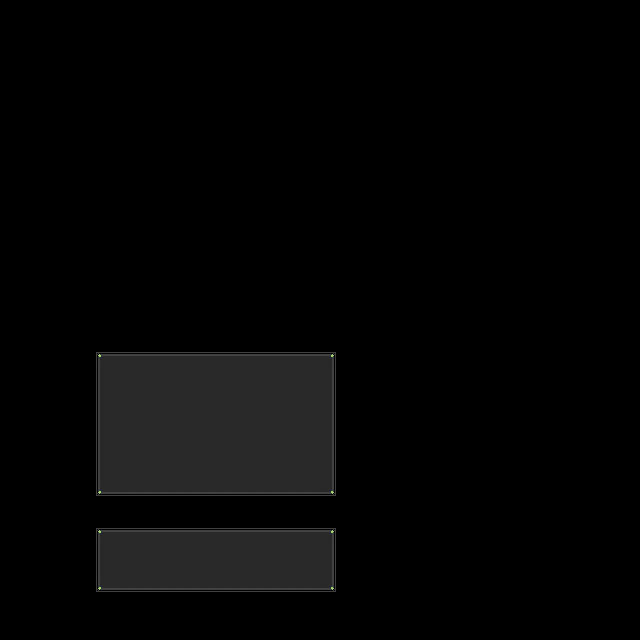

This is a level from a 2D game, rendered from its Tiled map with the project's own tilesets. A one-line summary and the complete map file follow:
An orthogonal 40x40 tile map with 16x16 px tiles, 2 tile layers (dialogue-ui, menu-player-ui), 9 tilesets and 5 objects (dialogue-box-object, statistics-box, feeling-box, player-img-box, lvl-box).

<map version="1.10" tiledversion="1.12.2" orientation="orthogonal" renderorder="right-down" width="40" height="40" tilewidth="16" tileheight="16" infinite="0" nextlayerid="6" nextobjectid="14">
 <tileset firstgid="1" source="dialogue-bottom-left.tsx" />
 <tileset firstgid="2" source="dialogue-bottom-mid.tsx" />
 <tileset firstgid="3" source="dialogue-bottom-right.tsx" />
 <tileset firstgid="4" source="dialogue-mid-left.tsx" />
 <tileset firstgid="5" source="dialogue-mid-mid.tsx" />
 <tileset firstgid="6" source="dialogue-mid-right.tsx" />
 <tileset firstgid="7" source="dialogue-top-left.tsx" />
 <tileset firstgid="8" source="dialogue-top-mid.tsx" />
 <tileset firstgid="9" source="dialogue-top-right.tsx" />
 <layer id="1" name="dialogue-ui" width="40" height="40">
  <data encoding="csv">
0,0,0,0,0,0,0,0,0,0,0,0,0,0,0,0,0,0,0,0,0,0,0,0,0,0,0,0,0,0,0,0,0,0,0,0,0,0,0,0,
0,0,0,0,0,0,0,0,0,0,0,0,0,0,0,0,0,0,0,0,0,0,0,0,0,0,0,0,0,0,0,0,0,0,0,0,0,0,0,0,
0,0,0,0,0,0,0,0,0,0,0,0,0,0,0,0,0,0,0,0,0,0,0,0,0,0,0,0,0,0,0,0,0,0,0,0,0,0,0,0,
0,0,0,0,0,0,0,0,0,0,0,0,0,0,0,0,0,0,0,0,0,0,0,0,0,0,0,0,0,0,0,0,0,0,0,0,0,0,0,0,
0,0,0,0,0,0,0,0,0,0,0,0,0,0,0,0,0,0,0,0,0,0,0,0,0,0,0,0,0,0,0,0,0,0,0,0,0,0,0,0,
0,0,0,0,0,0,0,0,0,0,0,0,0,0,0,0,0,0,0,0,0,0,0,0,0,0,0,0,0,0,0,0,0,0,0,0,0,0,0,0,
0,0,0,0,0,0,0,0,0,0,0,0,0,0,0,0,0,0,0,0,0,0,0,0,0,0,0,0,0,0,0,0,0,0,0,0,0,0,0,0,
0,0,0,0,0,0,0,0,0,0,0,0,0,0,0,0,0,0,0,0,0,0,0,0,0,0,0,0,0,0,0,0,0,0,0,0,0,0,0,0,
0,0,0,0,0,0,0,0,0,0,0,0,0,0,0,0,0,0,0,0,0,0,0,0,0,0,0,0,0,0,0,0,0,0,0,0,0,0,0,0,
0,0,0,0,0,0,0,0,0,0,0,0,0,0,0,0,0,0,0,0,0,0,0,0,0,0,0,0,0,0,0,0,0,0,0,0,0,0,0,0,
0,0,0,0,0,0,0,0,0,0,0,0,0,0,0,0,0,0,0,0,0,0,0,0,0,0,0,0,0,0,0,0,0,0,0,0,0,0,0,0,
0,0,0,0,0,0,0,0,0,0,0,0,0,0,0,0,0,0,0,0,0,0,0,0,0,0,0,0,0,0,0,0,0,0,0,0,0,0,0,0,
0,0,0,0,0,0,0,0,0,0,0,0,0,0,0,0,0,0,0,0,0,0,0,0,0,0,0,0,0,0,0,0,0,0,0,0,0,0,0,0,
0,0,0,0,0,0,0,0,0,0,0,0,0,0,0,0,0,0,0,0,0,0,0,0,0,0,0,0,0,0,0,0,0,0,0,0,0,0,0,0,
0,0,0,0,0,0,0,0,0,0,0,0,0,0,0,0,0,0,0,0,0,0,0,0,0,0,0,0,0,0,0,0,0,0,0,0,0,0,0,0,
0,0,0,0,0,0,0,0,0,0,0,0,0,0,0,0,0,0,0,0,0,0,0,0,0,0,0,0,0,0,0,0,0,0,0,0,0,0,0,0,
0,0,0,0,0,0,0,0,0,0,0,0,0,0,0,0,0,0,0,0,0,0,0,0,0,0,0,0,0,0,0,0,0,0,0,0,0,0,0,0,
0,0,0,0,0,0,0,0,0,0,0,0,0,0,0,0,0,0,0,0,0,0,0,0,0,0,0,0,0,0,0,0,0,0,0,0,0,0,0,0,
0,0,0,0,0,0,0,0,0,0,0,0,0,0,0,0,0,0,0,0,0,0,0,0,0,0,0,0,0,0,0,0,0,0,0,0,0,0,0,0,
0,0,0,0,0,0,0,0,0,0,0,0,0,0,0,0,0,0,0,0,0,0,0,0,0,0,0,0,0,0,0,0,0,0,0,0,0,0,0,0,
0,0,0,0,0,0,0,0,0,0,0,0,0,0,0,0,0,0,0,0,0,0,0,0,0,0,0,0,0,0,0,0,0,0,0,0,0,0,0,0,
0,0,0,0,0,0,0,0,0,0,0,0,0,0,0,0,0,0,0,0,0,0,0,0,0,0,0,0,0,0,0,0,0,0,0,0,0,0,0,0,
0,0,0,0,0,0,0,0,0,0,0,0,0,0,0,0,0,0,0,0,0,0,0,0,0,0,0,0,0,0,0,0,0,0,0,0,0,0,0,0,
0,0,0,0,0,0,0,0,0,0,0,0,0,0,0,0,0,0,0,0,0,0,0,0,0,0,0,0,0,0,0,0,0,0,0,0,0,0,0,0,
0,0,0,0,0,0,0,0,0,0,0,0,0,0,0,0,0,0,0,0,0,0,0,0,0,0,0,0,0,0,0,0,0,0,0,0,0,0,0,0,
0,0,0,0,0,0,0,0,0,0,0,0,0,0,0,0,0,0,0,0,0,0,0,0,0,0,0,0,0,0,0,0,0,0,0,0,0,0,0,0,
0,0,0,0,0,0,0,0,0,0,0,0,0,0,0,0,0,0,0,0,0,0,0,0,0,0,0,0,0,0,0,0,0,0,0,0,0,0,0,0,
0,0,0,0,0,0,0,0,0,0,0,0,0,0,0,0,0,0,0,0,0,0,0,0,0,0,0,0,0,0,0,0,0,0,0,0,0,0,0,0,
0,0,0,0,0,0,0,0,0,0,0,0,0,0,0,0,0,0,0,0,0,0,0,0,0,0,0,0,0,0,0,0,0,0,0,0,0,0,0,0,
0,0,0,0,0,0,0,0,0,0,0,0,0,0,0,0,0,0,0,0,0,0,0,0,0,0,0,0,0,0,0,0,0,0,0,0,0,0,0,0,
0,0,0,0,0,0,0,0,0,0,0,0,0,0,0,0,0,0,0,0,0,0,0,0,0,0,0,0,0,0,0,0,0,0,0,0,0,0,0,0,
0,0,0,0,0,0,0,0,0,0,0,0,0,0,0,0,0,0,0,0,0,0,0,0,0,0,0,0,0,0,0,0,0,0,0,0,0,0,0,0,
0,0,0,0,0,0,0,0,0,0,0,0,0,0,0,0,0,0,0,0,0,0,0,0,0,0,0,0,0,0,0,0,0,0,0,0,0,0,0,0,
0,0,0,0,0,0,7,8,8,8,8,8,8,8,8,8,8,8,8,8,9,0,0,0,0,0,0,0,0,0,0,0,0,0,0,0,0,0,0,0,
0,0,0,0,0,0,4,5,5,5,5,5,5,5,5,5,5,5,5,5,6,0,0,0,0,0,0,0,0,0,0,0,0,0,0,0,0,0,0,0,
0,0,0,0,0,0,4,5,5,5,5,5,5,5,5,5,5,5,5,5,6,0,0,0,0,0,0,0,0,0,0,0,0,0,0,0,0,0,0,0,
0,0,0,0,0,0,1,2,2,2,2,2,2,2,2,2,2,2,2,2,3,0,0,0,0,0,0,0,0,0,0,0,0,0,0,0,0,0,0,0,
0,0,0,0,0,0,0,0,0,0,0,0,0,0,0,0,0,0,0,0,0,0,0,0,0,0,0,0,0,0,0,0,0,0,0,0,0,0,0,0,
0,0,0,0,0,0,0,0,0,0,0,0,0,0,0,0,0,0,0,0,0,0,0,0,0,0,0,0,0,0,0,0,0,0,0,0,0,0,0,0,
0,0,0,0,0,0,0,0,0,0,0,0,0,0,0,0,0,0,0,0,0,0,0,0,0,0,0,0,0,0,0,0,0,0,0,0,0,0,0,0
</data>
 </layer>
 <layer id="3" name="menu-player-ui" width="40" height="40">
  <data encoding="csv">
0,0,0,0,0,0,0,0,0,0,0,0,0,0,0,0,0,0,0,0,0,0,0,0,0,0,0,0,0,0,0,0,0,0,0,0,0,0,0,0,
0,0,0,0,0,0,0,0,0,0,0,0,0,0,0,0,0,0,0,0,0,0,0,0,0,0,0,0,0,0,0,0,0,0,0,0,0,0,0,0,
0,0,0,0,0,0,0,0,0,0,0,0,0,0,0,0,0,0,0,0,0,0,0,0,0,0,0,0,0,0,0,0,0,0,0,0,0,0,0,0,
0,0,0,0,0,0,0,0,0,0,0,0,0,0,0,0,0,0,0,0,0,0,0,0,0,0,0,0,0,0,0,0,0,0,0,0,0,0,0,0,
0,0,0,0,0,0,0,0,0,0,0,0,0,0,0,0,0,0,0,0,0,0,0,0,0,0,0,0,0,0,0,0,0,0,0,0,0,0,0,0,
0,0,0,0,0,0,0,0,0,0,0,0,0,0,0,0,0,0,0,0,0,0,0,0,0,0,0,0,0,0,0,0,0,0,0,0,0,0,0,0,
0,0,0,0,0,0,0,0,0,0,0,0,0,0,0,0,0,0,0,0,0,0,0,0,0,0,0,0,0,0,0,0,0,0,0,0,0,0,0,0,
0,0,0,0,0,0,0,0,0,0,0,0,0,0,0,0,0,0,0,0,0,0,0,0,0,0,0,0,0,0,0,0,0,0,0,0,0,0,0,0,
0,0,0,0,0,0,0,0,0,0,0,0,0,0,0,0,0,0,0,0,0,0,0,0,0,0,0,0,0,0,0,0,0,0,0,0,0,0,0,0,
0,0,0,0,0,0,0,0,0,0,0,0,0,0,0,0,0,0,0,0,0,0,0,0,0,0,0,0,0,0,0,0,0,0,0,0,0,0,0,0,
0,0,0,0,0,0,0,0,0,0,0,0,0,0,0,0,0,0,0,0,0,0,0,0,0,0,0,0,0,0,0,0,0,0,0,0,0,0,0,0,
0,0,0,0,0,0,0,0,0,0,0,0,0,0,0,0,0,0,0,0,0,0,0,0,0,0,0,0,0,0,0,0,0,0,0,0,0,0,0,0,
0,0,0,0,0,0,0,0,0,0,0,0,0,0,0,0,0,0,0,0,0,0,0,0,0,0,0,0,0,0,0,0,0,0,0,0,0,0,0,0,
0,0,0,0,0,0,0,0,0,0,0,0,0,0,0,0,0,0,0,0,0,0,0,0,0,0,0,0,0,0,0,0,0,0,0,0,0,0,0,0,
0,0,0,0,0,0,0,0,0,0,0,0,0,0,0,0,0,0,0,0,0,0,0,0,0,0,0,0,0,0,0,0,0,0,0,0,0,0,0,0,
0,0,0,0,0,0,0,0,0,0,0,0,0,0,0,0,0,0,0,0,0,0,0,0,0,0,0,0,0,0,0,0,0,0,0,0,0,0,0,0,
0,0,0,0,0,0,0,0,0,0,0,0,0,0,0,0,0,0,0,0,0,0,0,0,0,0,0,0,0,0,0,0,0,0,0,0,0,0,0,0,
0,0,0,0,0,0,0,0,0,0,0,0,0,0,0,0,0,0,0,0,0,0,0,0,0,0,0,0,0,0,0,0,0,0,0,0,0,0,0,0,
0,0,0,0,0,0,0,0,0,0,0,0,0,0,0,0,0,0,0,0,0,0,0,0,0,0,0,0,0,0,0,0,0,0,0,0,0,0,0,0,
0,0,0,0,0,0,0,0,0,0,0,0,0,0,0,0,0,0,0,0,0,0,0,0,0,0,0,0,0,0,0,0,0,0,0,0,0,0,0,0,
0,0,0,0,0,0,0,0,0,0,0,0,0,0,0,0,0,0,0,0,0,0,0,0,0,0,0,0,0,0,0,0,0,0,0,0,0,0,0,0,
0,0,0,0,0,0,0,0,0,0,0,0,0,0,0,0,0,0,0,0,0,0,0,0,0,0,0,0,0,0,0,0,0,0,0,0,0,0,0,0,
0,0,0,0,0,0,7,8,8,8,8,8,8,8,8,8,8,8,8,8,9,0,0,0,0,0,0,0,0,0,0,0,0,0,0,0,0,0,0,0,
0,0,0,0,0,0,4,5,5,5,5,5,5,5,5,5,5,5,5,5,6,0,0,0,0,0,0,0,0,0,0,0,0,0,0,0,0,0,0,0,
0,0,0,0,0,0,4,5,5,5,5,5,5,5,5,5,5,5,5,5,6,0,0,0,0,0,0,0,0,0,0,0,0,0,0,0,0,0,0,0,
0,0,0,0,0,0,4,5,5,5,5,5,5,5,5,5,5,5,5,5,6,0,0,0,0,0,0,0,0,0,0,0,0,0,0,0,0,0,0,0,
0,0,0,0,0,0,4,5,5,5,5,5,5,5,5,5,5,5,5,5,6,0,0,0,0,0,0,0,0,0,0,0,0,0,0,0,0,0,0,0,
0,0,0,0,0,0,4,5,5,5,5,5,5,5,5,5,5,5,5,5,6,0,0,0,0,0,0,0,0,0,0,0,0,0,0,0,0,0,0,0,
0,0,0,0,0,0,4,5,5,5,5,5,5,5,5,5,5,5,5,5,6,0,0,0,0,0,0,0,0,0,0,0,0,0,0,0,0,0,0,0,
0,0,0,0,0,0,4,5,5,5,5,5,5,5,5,5,5,5,5,5,6,0,0,0,0,0,0,0,0,0,0,0,0,0,0,0,0,0,0,0,
0,0,0,0,0,0,1,2,2,2,2,2,2,2,2,2,2,2,2,2,3,0,0,0,0,0,0,0,0,0,0,0,0,0,0,0,0,0,0,0,
0,0,0,0,0,0,0,0,0,0,0,0,0,0,0,0,0,0,0,0,0,0,0,0,0,0,0,0,0,0,0,0,0,0,0,0,0,0,0,0,
0,0,0,0,0,0,0,0,0,0,0,0,0,0,0,0,0,0,0,0,0,0,0,0,0,0,0,0,0,0,0,0,0,0,0,0,0,0,0,0,
0,0,0,0,0,0,0,0,0,0,0,0,0,0,0,0,0,0,0,0,0,0,0,0,0,0,0,0,0,0,0,0,0,0,0,0,0,0,0,0,
0,0,0,0,0,0,0,0,0,0,0,0,0,0,0,0,0,0,0,0,0,0,0,0,0,0,0,0,0,0,0,0,0,0,0,0,0,0,0,0,
0,0,0,0,0,0,0,0,0,0,0,0,0,0,0,0,0,0,0,0,0,0,0,0,0,0,0,0,0,0,0,0,0,0,0,0,0,0,0,0,
0,0,0,0,0,0,0,0,0,0,0,0,0,0,0,0,0,0,0,0,0,0,0,0,0,0,0,0,0,0,0,0,0,0,0,0,0,0,0,0,
0,0,0,0,0,0,0,0,0,0,0,0,0,0,0,0,0,0,0,0,0,0,0,0,0,0,0,0,0,0,0,0,0,0,0,0,0,0,0,0,
0,0,0,0,0,0,0,0,0,0,0,0,0,0,0,0,0,0,0,0,0,0,0,0,0,0,0,0,0,0,0,0,0,0,0,0,0,0,0,0,
0,0,0,0,0,0,0,0,0,0,0,0,0,0,0,0,0,0,0,0,0,0,0,0,0,0,0,0,0,0,0,0,0,0,0,0,0,0,0,0
</data>
 </layer>
 <objectgroup id="2" name="dialogue-box">
  <object id="2" name="dialogue-box-object" x="105.917" y="536.333" width="220.083" height="47.6667" />
 </objectgroup>
 <objectgroup id="5" name="menu-player-box">
  <object id="8" name="statistics-box" x="112" y="389" width="112.182" height="43.0909" />
  <object id="11" name="feeling-box" x="112" y="441.818" width="208" height="38.1818" />
  <object id="12" name="player-img-box" x="272" y="368" width="48" height="64" />
  <object id="13" name="lvl-box" x="112" y="368" width="64" height="16" />
 </objectgroup>
</map>
